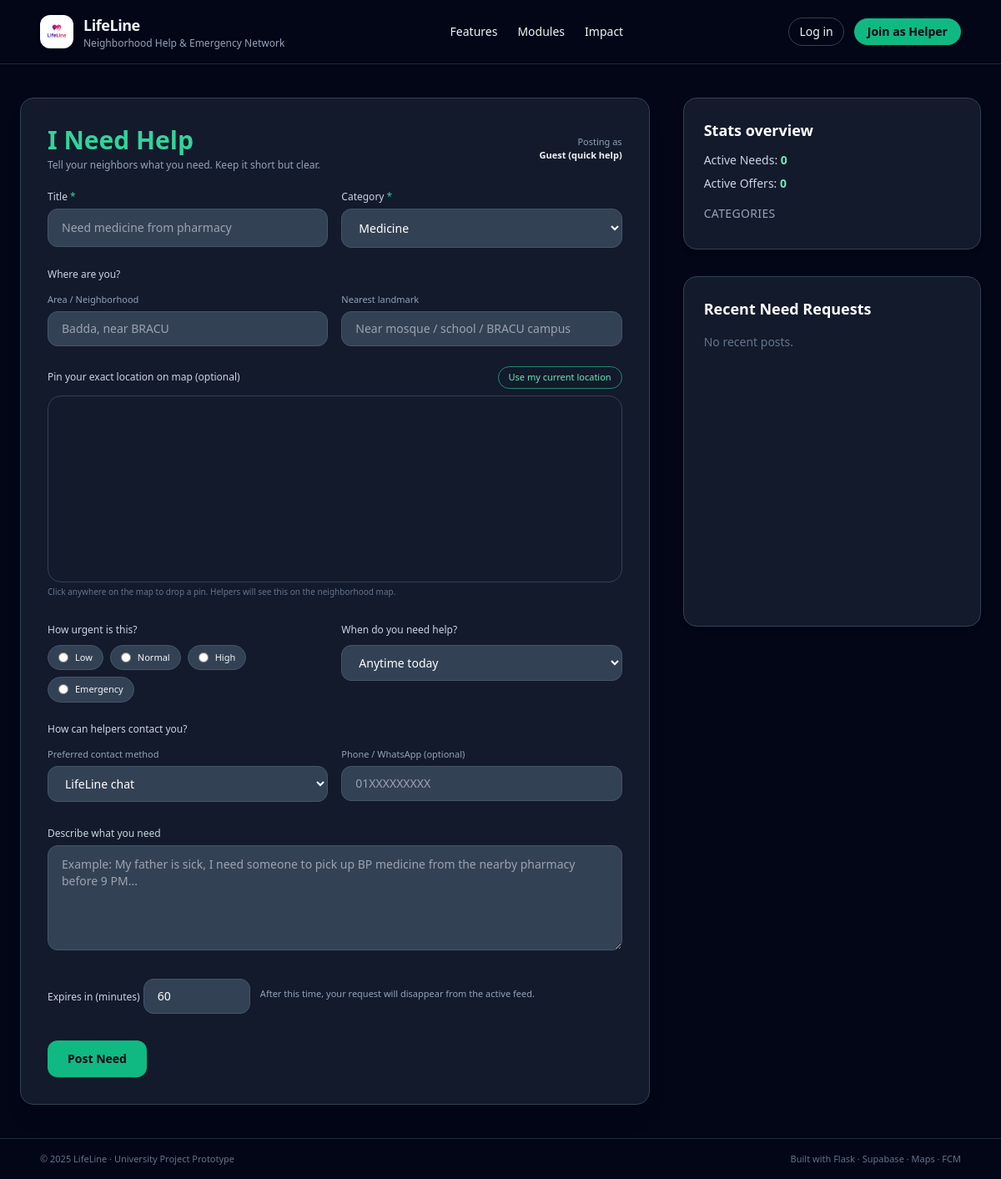
/need-help, run on an earlier commit of the app's database.
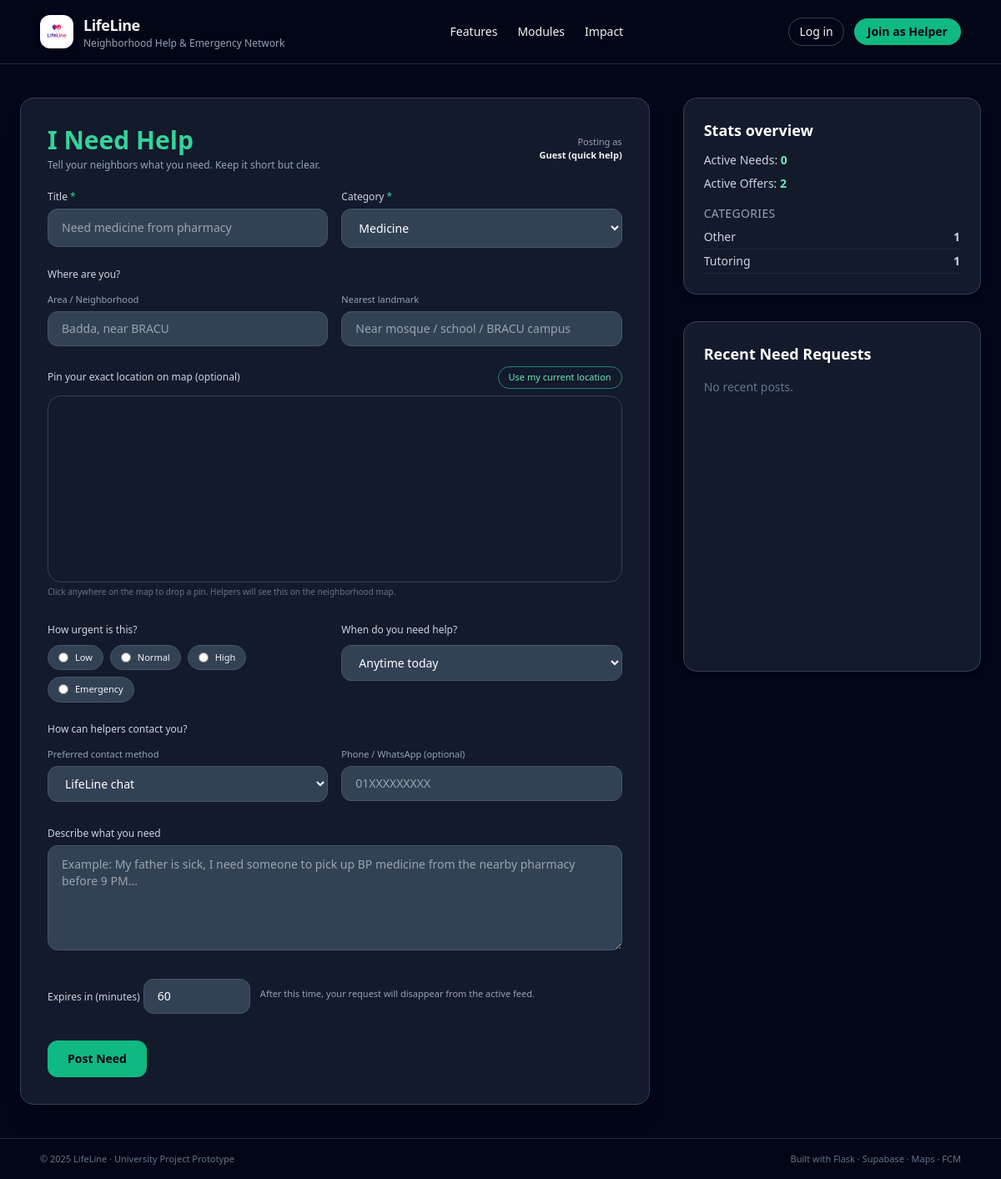
And on a later commit of the database.
### app.py (models this page shows, shortened)
class Request(db.Model):
    __tablename__ = "requests"
    id = db.Column(db.Integer, primary_key=True)
    user_id = db.Column(db.Integer, db.ForeignKey("user.id"), nullable=False)
    title = db.Column(db.String(255), nullable=False)
    category = db.Column(db.String(50), nullable=False)  # medicine, food, tutoring, repair, ride, ...
    description = db.Column(db.Text, nullable=True)
    lat = db.Column(db.Float, nullable=True)
    lng = db.Column(db.Float, nullable=True)
    area = db.Column(db.String(150), nullable=True)         # e.g. Mohammadpur, Iqbal Road
    landmark = db.Column(db.String(150), nullable=True)     # nearest mosque / school
    urgency = db.Column(db.String(50), nullable=True)       # low / normal / high / emergency
    time_window = db.Column(db.String(50), nullable=True)   # anytime_today / this_week / ...
    contact_method = db.Column(db.String(50), nullable=True)  # lifeline_chat / phone / ...
    contact_info = db.Column(db.String(100), nullable=True)   # phone / WhatsApp etc.
    is_offer = db.Column(db.Boolean, default=False)        # false = Need Help, true = Offering Help
    radius_pref = db.Column(db.String(50), nullable=True)  # e.g. "2" (km)
    frequency = db.Column(db.String(50), nullable=True)    # one_time / few_times_week / daily
    image_url = db.Column(db.String(300), nullable=True)
    created_at = db.Column(db.DateTime, default=datetime.utcnow, nullable=False)
    expires_at = db.Column(db.DateTime, nullable=False)
    status = db.Column(db.String(20), default="open")  # open / claimed / closed
    user = db.relationship("User", backref="requests")

### app.py (the view, shortened to what this page needs)
@app.route("/need-help", methods=["GET", "POST"])
def need_help():
    user = current_user()
    now = datetime.utcnow()
    posts = (
        Request.query.filter(
            Request.expires_at > now,
            Request.is_offer == False,  # noqa: E712
            Request.status == "open",
        )
        .order_by(Request.created_at.desc())
        .limit(50)
        .all()
    )
    total_need = Request.query.filter(
        Request.is_offer == False,
        Request.expires_at > now,
    ).count()
    total_offer = Request.query.filter(
        Request.is_offer == True,
        Request.expires_at > now,
    ).count()
    categories = (
        db.session.query(Request.category, func.count(Request.id))
        .filter(Request.expires_at > now)
        .group_by(Request.category)
        .all()
    )
    return render_template(
        "need_help.html",
        posts=posts,
        total_need=total_need,
        total_offer=total_offer,
        categories=categories,
        google_maps_key=GOOGLE_MAPS_API_KEY,
    )

### app.py (called while the page is built)
def current_user():
    if "user_id" in session:
        return User.query.get(session["user_id"])
    return None

@app.context_processor
def inject_user():
    return dict(current_user=current_user())

### templates/need_help.html (shortened to what the changed rows need)
{% extends "base.html" %}
{% block content %}
<div class="w-full max-w-7xl mx-auto px-6 py-10">
  <div class="grid grid-cols-1 lg:grid-cols-3 gap-10">
    <div class="lg:col-span-2 bg-slate-800/60 backdrop-blur-md border border-slate-700 rounded-2xl p-8 shadow-xl">
      <div class="flex items-center justify-between mb-4">
        <div>
          <h2 class="text-3xl font-bold text-emerald-400">I Need Help</h2>
        </div>
      </div>
      <form method="POST" class="space-y-6">
        <div class="grid md:grid-cols-2 gap-4">
          <div>
            <div class="mt-2 flex flex-wrap gap-2 text-[11px]">
              {% for level,label in [
                ('low','Low'),
                ('normal','Normal'),
                ('high','High'),
                ('emergency','Emergency')
              ] %}
              <label class="inline-flex items-center gap-2 px-3 py-1.5 rounded-full bg-slate-700 border border-slate-600 cursor-pointer hover:border-emerald-400">
                <input type="radio" name="urgency" value="{{ level }}" class="h-3 w-3">
                <span class="capitalize">{{ label }}</span>
              </label>
              {% endfor %}
            </div>
          </div>
        </div>
      </form>
    </div>
    <div class="space-y-8">
      <div class="bg-slate-800/60 border border-slate-700 p-6 rounded-2xl shadow-md">
        <p class="text-sm text-slate-300 mb-4">
          Active Offers: <span class="font-bold text-emerald-300">{{ total_offer }}</span>
        </p>
        <ul class="space-y-1 text-slate-300 text-sm">
          {% for cat, cnt in categories %}
          <li class="flex justify-between border-b border-slate-700/50 pb-1">
            <span>{{ cat|capitalize }}</span>
            <span class="font-semibold">{{ cnt }}</span>
          </li>
          {% endfor %}
        </ul>
      </div>
    </div>
  </div>
</div>
{% endblock %}

What changed in the data, as far as the page shows it:
added Request: category "Other", cnt "1"
added Request: category "Tutoring", cnt "1"
Also different on the page:
{{ total_offer }}: "0" → "2"
